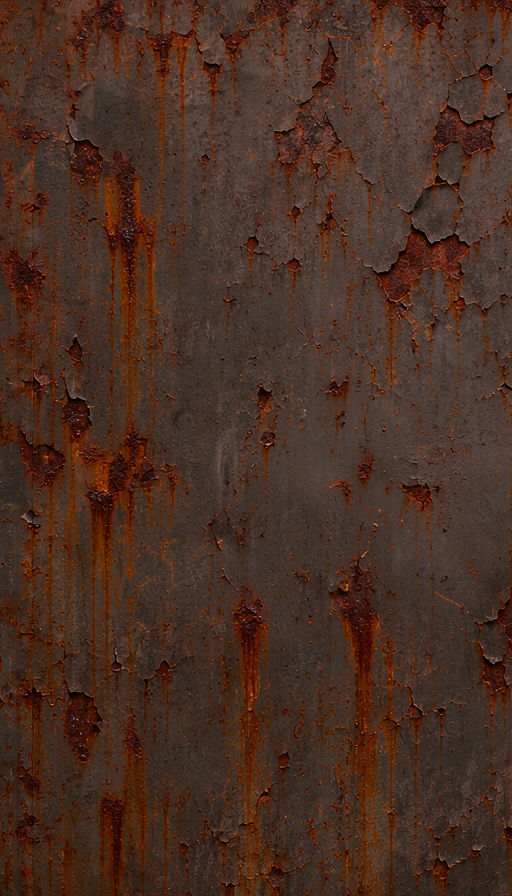
#> input picture art-source/hatch/leaf-front.png, 512 x 896 px
$ python prepare_hatch_paint.py
#> lines starting #> are read from the running program, lines starting #| are printed output that depends on the picture
#!/usr/bin/env python3
"""Pack generated, shadowless paint colour and derived paint height without tiling."""
import argparse
import json
from pathlib import Path

import numpy as np
from PIL import Image

ROOT = Path(__file__).resolve().parents[1]
# The wider, forward leaf from Andrew's 2026-11-05 design still needs one texel
# per production-camera pixel. These cells retain that density within 24 MB.
ATLAS_WIDTH = 1088
LEAF_WIDTH = ATLAS_WIDTH // 2
LEAF_HEIGHT = 1088
ATLAS_HEIGHT = 2048


def crop_resize(image, size):
    width, height = image.size
    ratio = size[0] / size[1]
    if width / height > ratio:
        crop_width = height * ratio
        box = ((width - crop_width) / 2, 0, (width + crop_width) / 2, height)
    else:
        crop_height = width / ratio
        box = (0, (height - crop_height) / 2, width, (height + crop_height) / 2)
    return image.resize(size, Image.Resampling.LANCZOS, box=box)


def paint_fields(image):
    colour = np.asarray(image.convert("RGB"), dtype=np.float32) / 255
    maximum, minimum = colour.max(2), colour.min(2)
    saturation = (maximum - minimum) / np.maximum(maximum, .001)
    # Green-grey sheets and red-brown substrate are separated by chroma, not
    # photographed illumination. Alpha stores the 1.5 mm raised paint layer.
    paint = np.clip((.48 - saturation) / .22, 0, 1)
    paint *= np.clip((colour[:, :, 1] / np.maximum(colour[:, :, 0], .001) - .48) / .24, 0, 1)
    paint = paint * paint * (3 - 2 * paint)
    return colour, paint


def calibrate_albedo(colour, gain):
    linear = np.where(colour <= .04045, colour / 12.92, ((colour + .055) / 1.055) ** 2.4)
    linear = np.clip(linear * np.asarray(gain), 0, 1)
    return np.where(linear <= .0031308, linear * 12.92, 1.055 * linear ** (1 / 2.4) - .055)


def pack(front, back, frame, gains=None):
    atlas = np.zeros((ATLAS_HEIGHT, ATLAS_WIDTH, 4), dtype=np.uint8)
    fields = []
    cells = [(front, (0, 0, LEAF_WIDTH, LEAF_HEIGHT)),
             (back, (LEAF_WIDTH, 0, ATLAS_WIDTH, LEAF_HEIGHT)),
             (frame, (0, LEAF_HEIGHT, ATLAS_WIDTH, ATLAS_HEIGHT))]
    for index, (image, box) in enumerate(cells):
        x0, y0, x1, y1 = box
        colour, paint = paint_fields(crop_resize(image, (x1 - x0, y1 - y0)))
        if gains is not None:
            colour = calibrate_albedo(colour, gains[index])
        atlas[y0:y1, x0:x1, :3] = np.round(colour * 255).astype(np.uint8)
        atlas[y0:y1, x0:x1, 3] = np.round(paint * 255).astype(np.uint8)
        fields.append(paint)
    return Image.fromarray(atlas), fields


def main():
    parser = argparse.ArgumentParser(description=__doc__)
    parser.add_argument("--source", type=Path, default=ROOT / "art-source/hatch")
    parser.add_argument("--output", type=Path, default=ROOT / "assets/props/hatch")
    parser.add_argument("--parts", type=Path, help="fresh simulation export for physical map scale")
    args = parser.parse_args()
    images = [Image.open(args.source / (name + ".png")).convert("RGB") for name in ("leaf-front", "leaf-back", "frame")]
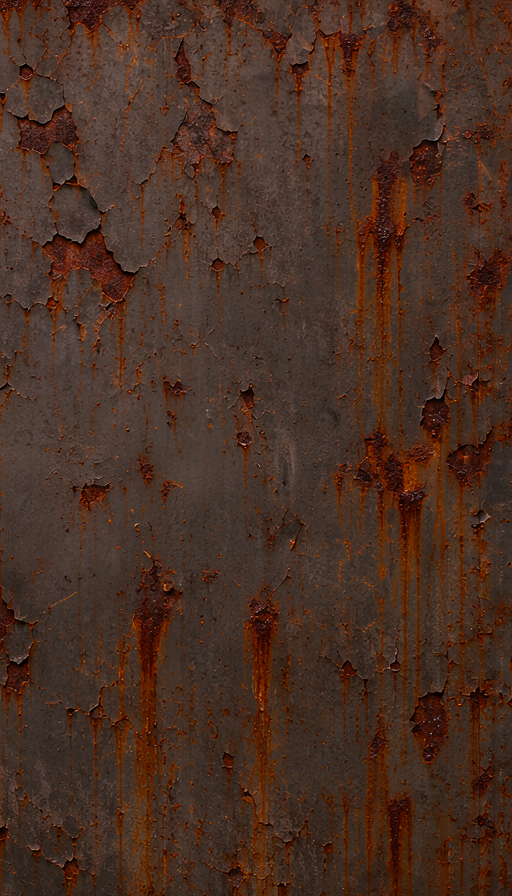
#> input picture art-source/hatch/leaf-back.png, 512 x 896 px
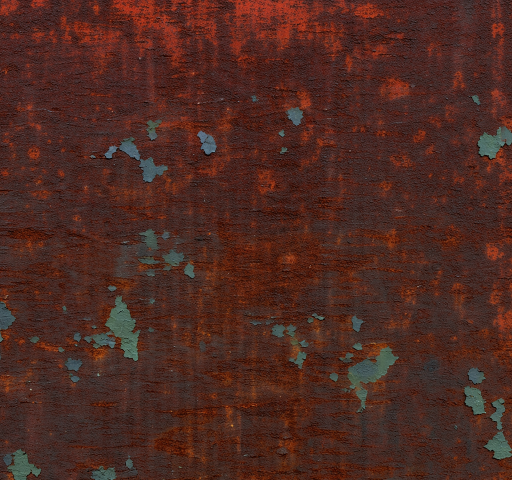
#> input picture art-source/hatch/frame.png, 1024 x 960 px (shown at 1/2 size)
#> images = 3 items
#> (the run stopped early here; a loop or call above may not have finished)
